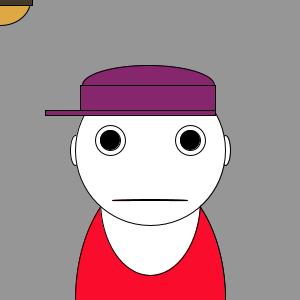
Frame 1 (no input)
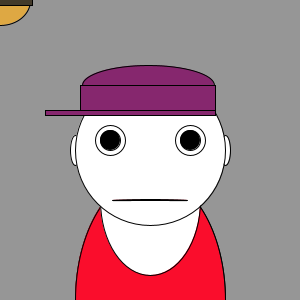
Frame 60 (the mouse pressed at the canvas centre just before this capture)
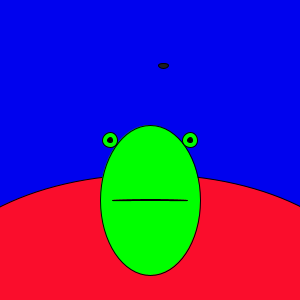
Frame 120 (the mouse held since frame 60 and released just before this capture)

The Processing sketch that drew these frames (run headless with seeded random() and noise(); from frame 60 on, the mouse is pressed at the canvas centre):

// Processing sketch: processing_36379
// ── processing_36379.pde

void setup(){
  size(300,300);
  colorMode(RGB);
  background(140,186,240);
  smooth(); 
}

float flyStartX = random(50,250);
float flyStartY = random(50,250);

void draw(){
  //setting up torso size
  int a=(150);
  int b=(250);
  background(150);
  
  //creating body and head
  ellipse(150,300,a,b);
  fill(255);
  ellipse(75,150,10,30);
  ellipse(225,150,10,30);
  fill(250,13,44);
  ellipse(150,300,a,b);
  fill(255);
  ellipse(150,200,100,150);
  ellipse(150,150,150,150);
  
  //creating eyes
  ellipse(190,140,15,15);
  ellipse(110,140,15,15);
  fill(0,0,0);
  ellipse(190,140,5,5);
  ellipse(110,140,5,5);
  
  //creating hat
  fill(134,39,110);
  ellipse(148,85,132,40);
  rectMode(CORNER);
  rect(45,110,170,5);
  rect(80,85,135,25);
 
 //setting up interaction with mouth (open and closed)
 if(mouseY>200){
   fill(255,77,104);
   ellipse(150,200,75,50);
 }
 else{
   fill(255,77,104);
   ellipse(150,200,75,1);
 }
  
  //setting up eyes to get bigger when burger is raised
  if(mouseY<150){
    fill(255);
    ellipse(190,140,30,30);
    ellipse(110,140,30,30);
    fill(0,0,0);
    ellipse(190,140,20,20);
    ellipse(110,140,20,20);
  }
  
  else{
    fill(255);
    ellipse(190,140,15,15);
    ellipse(110,140,15,15);
    fill(0,0,0);
    ellipse(190,140,5,5);
    ellipse(110,140,5,5);
    }
  
  //hammbburrgeeeerrrr  
  fill(222,168,67);
  ellipse(mouseX,mouseY,60,50);
  fill(67,58,42);
  rectMode(CENTER);
  rect(mouseX,mouseY,65,10);
  
  //change image allowing burger to go into mouth. 
  //everything else is the same as above
  if (mousePressed){
    background(b++*3);
  ellipse(150,300,a,b);
  fill(250,13,44);
  ellipse(150,300,a+300,b);
  fill(0,255,0);
  ellipse(150,200,100,150);
  ellipse(190,140,15,15);
  ellipse(110,140,15,15);
  fill(0,0,0);
  ellipse(190,140,5,5);
  ellipse(110,140,5,5);
  
 
 if(mouseY>200){
   fill(255,77,104);
   ellipse(150,200,75,1);
 }
 else{
   fill(255,77,104);
   ellipse(150,200,75,1);
 }
  
  if(mouseY<150){
    fill(255);
    ellipse(190,140,30,30);
    ellipse(110,140,30,30);
    fill(0,0,0);
    ellipse(190,140,20,20);
    ellipse(110,140,20,20);
    
  }
    fill(30,30,30);
    ellipse(flyStartX,flyStartY,10,5);
    flyStartX += random(-5,5);
    flyStartY += random(-5,5);
    
  }
  }
  



  
    
 
